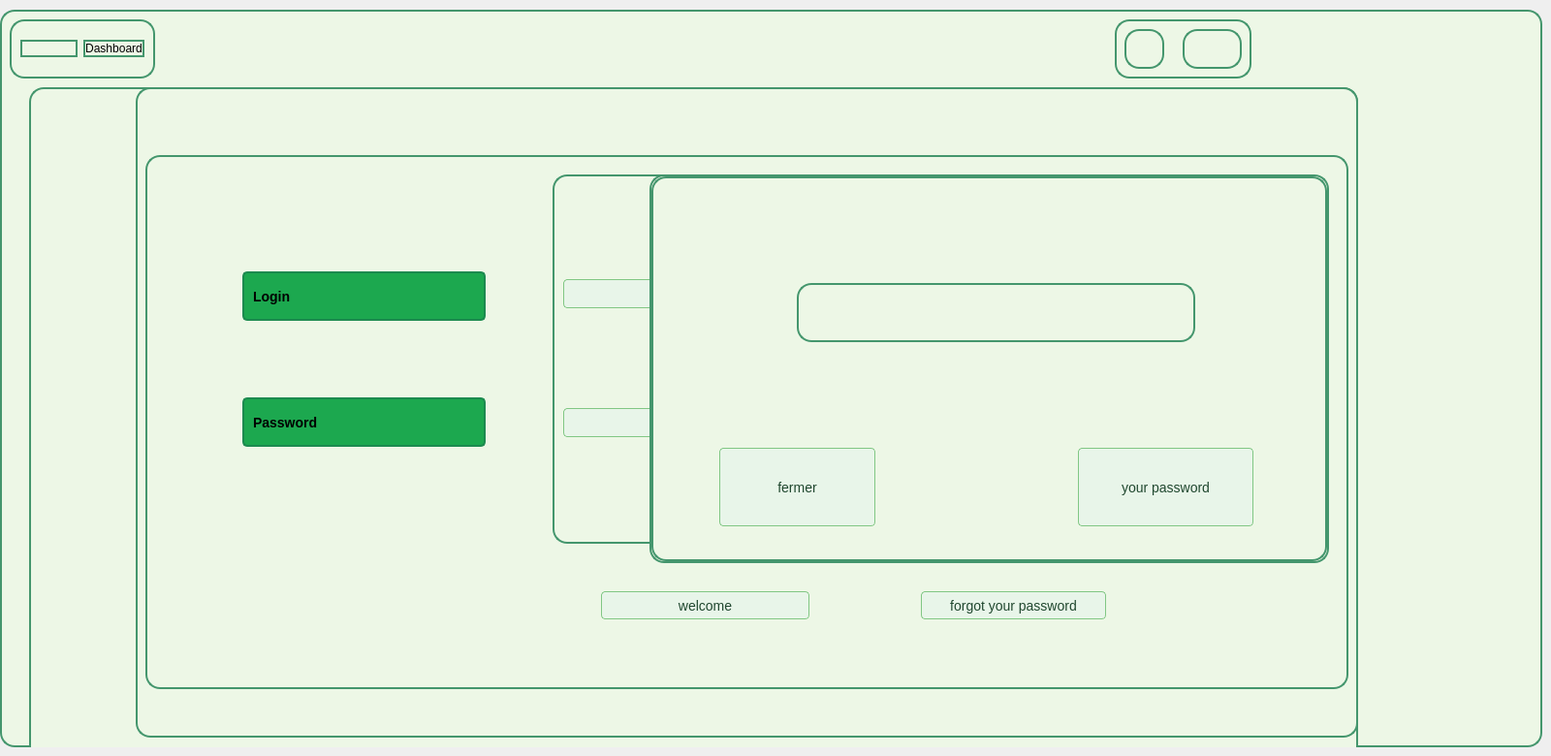
    <widget class="QWidget" name="tab">
     <attribute name="title">
      <string>Tab 1</string>
     </attribute>
     <widget class="QFrame" name="frame_15">
      <property name="geometry">
       <rect>
        <x>0</x>
        <y>10</y>
        <width>1591</width>
        <height>761</height>
       </rect>
      </property>
      <property name="styleSheet">
       <string notr="true">background-color: #edf7e6;         /* Light green inside background */
border: 2px solid rgb(68, 150, 109); /* Green border */
border-radius: 15px;                /* Rounded corners with 15px radius */</string>
      </property>
      <property name="frameShape">
       <enum>QFrame::Shape::StyledPanel</enum>
      </property>
      <property name="frameShadow">
       <enum>QFrame::Shadow::Raised</enum>
      </property>
      <widget class="QFrame" name="frame_16">
       <property name="geometry">
        <rect>
         <x>30</x>
         <y>80</y>
         <width>1371</width>
         <height>1001</height>
        </rect>
       </property>
       <property name="frameShape">
        <enum>QFrame::Shape::StyledPanel</enum>
       </property>
       <property name="frameShadow">
        <enum>QFrame::Shadow::Raised</enum>
       </property>
       <widget class="QFrame" name="frame_17">
        <property name="geometry">
         <rect>
          <x>110</x>
          <y>0</y>
          <width>1261</width>
          <height>671</height>
         </rect>
        </property>
        <property name="frameShape">
         <enum>QFrame::Shape::StyledPanel</enum>
        </property>
        <property name="frameShadow">
         <enum>QFrame::Shadow::Raised</enum>
        </property>
        <widget class="QFrame" name="frame_19">
         <property name="geometry">
          <rect>
           <x>10</x>
           <y>70</y>
           <width>1241</width>
           <height>551</height>
          </rect>
         </property>
         <property name="frameShape">
          <enum>QFrame::Shape::StyledPanel</enum>
         </property>
         <property name="frameShadow">
          <enum>QFrame::Shadow::Raised</enum>
         </property>
         <widget class="QFrame" name="frame_21">
          <property name="geometry">
           <rect>
            <x>420</x>
            <y>20</y>
            <width>581</width>
            <height>381</height>
           </rect>
          </property>
          <property name="frameShape">
           <enum>QFrame::Shape::StyledPanel</enum>
          </property>
          <property name="frameShadow">
           <enum>QFrame::Shadow::Raised</enum>
          </property>
          <layout class="QVBoxLayout" name="verticalLayout_6">
           <item>
            <widget class="QLineEdit" name="lineEditUsername">
             <property name="styleSheet">
              <string notr="true">QLineEdit {
    background-color: #E8F5E9; /* Vert très clair */
    color: #1f472e;
    font-family: &quot;Roboto&quot;, sans-serif;
    font-size: 14px;
    padding: 5px;
    border: 1px solid #81C784;
    border-radius: 4px;
}
QLineEdit:focus {
    border: 1px solid #4CAF50; /* Bordure plus foncée lorsqu'on clique */
    background-color: #F1F8E9;
}</string>
             </property>
            </widget>
           </item>
           <item>
            <widget class="QLineEdit" name="lineEditPassword">
             <property name="styleSheet">
              <string notr="true">QLineEdit {
    background-color: #E8F5E9; /* Vert très clair */
    color: #1f472e;
    font-family: &quot;Roboto&quot;, sans-serif;
    font-size: 14px;
    padding: 5px;
    border: 1px solid #81C784;
    border-radius: 4px;
}
QLineEdit:focus {
    border: 1px solid #4CAF50; /* Bordure plus foncée lorsqu'on clique */
    background-color: #F1F8E9;
}</string>
             </property>
            </widget>
           </item>
          </layout>
         </widget>
         <widget class="QLabel" name="label_14">
          <property name="geometry">
           <rect>
            <x>100</x>
            <y>250</y>
            <width>251</width>
            <height>51</height>
           </rect>
          </property>
          <property name="styleSheet">
           <string notr="true">QLabel {
    background-color: rgb(28, 168, 79); /* Couleur de fond */
    border: 2px solid #1C8A4F; /* Bordure assortie */
    border-radius: 5px; /* Coins arrondis */
    color: black; /* Texte en noir */
    font-size: 14px; /* Taille de police */
    padding: 5px; /* Espacement interne */
    font-weight: bold; /* Texte en gras */
}

QLabel:hover {
    background-color: rgb(20, 140, 60); /* Couleur de fond change lorsque l'on survole le label */
}

QLabel:focus {
    border: 2px solid #0D6E3F; /* Bordure qui change en cas de focus (utile pour les QLabel avec interaction) */
}
</string>
          </property>
          <property name="text">
           <string>Password</string>
          </property>
         </widget>
         <widget class="QLabel" name="label_13">
          <property name="geometry">
           <rect>
            <x>100</x>
            <y>120</y>
            <width>251</width>
            <height>51</height>
           </rect>
          </property>
          <property name="styleSheet">
           <string notr="true">QLabel {
    background-color: rgb(28, 168, 79); /* Couleur de fond */
    border: 2px solid #1C8A4F; /* Bordure assortie */
    border-radius: 5px; /* Coins arrondis */
    color: black; /* Texte en noir */
    font-size: 14px; /* Taille de police */
    padding: 5px; /* Espacement interne */
    font-weight: bold; /* Texte en gras */
}

QLabel:hover {
    background-color: rgb(20, 140, 60); /* Couleur de fond change lorsque l'on survole le label */
}

QLabel:focus {
    border: 2px solid #0D6E3F; /* Bordure qui change en cas de focus (utile pour les QLabel avec interaction) */
}
</string>
          </property>
          <property name="text">
           <string>Login</string>
          </property>
         </widget>
         <widget class="QPushButton" name="buttonWelcome">
          <property name="geometry">
           <rect>
            <x>470</x>
            <y>450</y>
            <width>215</width>
            <height>29</height>
           </rect>
          </property>
          <property name="styleSheet">
           <string notr="true">QPushButton {
    background-color: #E8F5E9; /* Vert très clair */
    color: #1f472e;
    font-family: &quot;Roboto&quot;, sans-serif;
    font-size: 14px;
    padding: 5px;
    border: 1px solid #81C784;
    border-radius: 4px;
}

QPushButton:hover {
    background-color: #C8E6C9; /* Légèrement plus foncé au survol */
}

QPushButton:pressed {
    background-color: #A5D6A7; /* Encore plus foncé lorsqu'il est pressé */
    border: 1px solid #4CAF50; /* Bordure plus foncée lorsqu'on clique */
}
</string>
          </property>
          <property name="text">
           <string>welcome</string>
          </property>
         </widget>
         <widget class="QPushButton" name="buttonForgotPassword2">
          <property name="geometry">
           <rect>
            <x>800</x>
            <y>450</y>
            <width>191</width>
            <height>29</height>
           </rect>
          </property>
          <property name="styleSheet">
           <string notr="true">QPushButton {
    background-color: #E8F5E9; /* Vert très clair */
    color: #1f472e;
    font-family: &quot;Roboto&quot;, sans-serif;
    font-size: 14px;
    padding: 5px;
    border: 1px solid #81C784;
    border-radius: 4px;
}

QPushButton:hover {
    background-color: #C8E6C9; /* Légèrement plus foncé au survol */
}

QPushButton:pressed {
    background-color: #A5D6A7; /* Encore plus foncé lorsqu'il est pressé */
    border: 1px solid #4CAF50; /* Bordure plus foncée lorsqu'on clique */
}
</string>
          </property>
          <property name="text">
           <string>forgot your password</string>
          </property>
         </widget>
         <widget class="QStackedWidget" name="stackedWidget">
          <property name="geometry">
           <rect>
            <x>520</x>
            <y>20</y>
            <width>701</width>
            <height>401</height>
           </rect>
          </property>
          <property name="currentIndex">
           <number>0</number>
          </property>
          <widget class="QWidget" name="page">
           <widget class="QPushButton" name="pushButton_fermer">
            <property name="geometry">
             <rect>
              <x>70</x>
              <y>280</y>
              <width>161</width>
              <height>81</height>
             </rect>
            </property>
            <property name="styleSheet">
             <string notr="true">QPushButton {
    background-color: #E8F5E9; /* Vert très clair */
    color: #1f472e;
    font-family: &quot;Roboto&quot;, sans-serif;
    font-size: 14px;
    padding: 5px;
    border: 1px solid #81C784;
    border-radius: 4px;
}

QPushButton:hover {
    background-color: #C8E6C9; /* Légèrement plus foncé au survol */
}

QPushButton:pressed {
    background-color: #A5D6A7; /* Encore plus foncé lorsqu'il est pressé */
    border: 1px solid #4CAF50; /* Bordure plus foncée lorsqu'on clique */
}
</string>
            </property>
            <property name="text">
             <string>fermer</string>
            </property>
           </widget>
           <widget class="QLineEdit" name="lineEditUsername_2">
            <property name="geometry">
             <rect>
              <x>150</x>
              <y>110</y>
              <width>411</width>
              <height>61</height>
             </rect>
            </property>
           </widget>
           <widget class="QPushButton" name="yourPasswordButton">
            <property name="geometry">
             <rect>
              <x>440</x>
              <y>280</y>
              <width>181</width>
              <height>81</height>
             </rect>
            </property>
            <property name="styleSheet">
             <string notr="true">QPushButton {
    background-color: #E8F5E9; /* Vert très clair */
    color: #1f472e;
    font-family: &quot;Roboto&quot;, sans-serif;
    font-size: 14px;
    padding: 5px;
    border: 1px solid #81C784;
    border-radius: 4px;
}

QPushButton:hover {
    background-color: #C8E6C9; /* Légèrement plus foncé au survol */
}

QPushButton:pressed {
    background-color: #A5D6A7; /* Encore plus foncé lorsqu'il est pressé */
    border: 1px solid #4CAF50; /* Bordure plus foncée lorsqu'on clique */
}
</string>
            </property>
            <property name="text">
             <string>your password</string>
            </property>
           </widget>
          </widget>
          <widget class="QWidget" name="page_2"/>
         </widget>
        </widget>
       </widget>
      </widget>
      <widget class="QFrame" name="frame_23">
       <property name="geometry">
        <rect>
         <x>10</x>
         <y>10</y>
         <width>150</width>
         <height>61</height>
        </rect>
       </property>
       <property name="frameShape">
        <enum>QFrame::Shape::StyledPanel</enum>
       </property>
       <property name="frameShadow">
        <enum>QFrame::Shadow::Raised</enum>
       </property>
       <layout class="QHBoxLayout" name="horizontalLayout_4">
        <item>
         <widget class="QPushButton" name="pushButton_22">
          <property name="text">
           <string/>
          </property>
         </widget>
        </item>
        <item>
         <widget class="QPushButton" name="pushButton_23">
          <property name="styleSheet">
           <string notr="true">color: rgb(0, 0, 0);</string>
          </property>
          <property name="text">
           <string>Dashboard</string>
          </property>
         </widget>
        </item>
       </layout>
      </widget>
      <widget class="QFrame" name="frame_24">
       <property name="geometry">
        <rect>
         <x>1150</x>
         <y>10</y>
         <width>141</width>
         <height>61</height>
        </rect>
       </property>
       <property name="frameShape">
        <enum>QFrame::Shape::StyledPanel</enum>
       </property>
       <property name="frameShadow">
        <enum>QFrame::Shadow::Raised</enum>
       </property>
       <widget class="QFrame" name="frame_25">
        <property name="geometry">
         <rect>
          <x>10</x>
          <y>10</y>
          <width>41</width>
          <height>41</height>
         </rect>
        </property>
        <property name="frameShape">
         <enum>QFrame::Shape::StyledPanel</enum>
        </property>
        <property name="frameShadow">
         <enum>QFrame::Shadow::Raised</enum>
        </property>
       </widget>
       <widget class="QFrame" name="frame_26">
        <property name="geometry">
         <rect>
          <x>70</x>
          <y>10</y>
          <width>61</width>
          <height>41</height>
         </rect>
        </property>
        <property name="frameShape">
         <enum>QFrame::Shape::StyledPanel</enum>
        </property>
        <property name="frameShadow">
         <enum>QFrame::Shadow::Raised</enum>
        </property>
       </widget>
      </widget>
     </widget>
    </widget>
